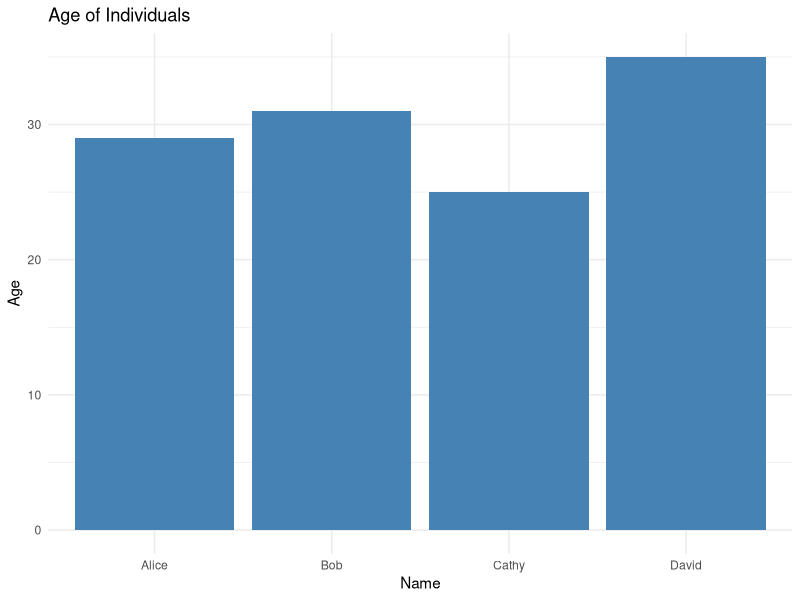

Write R code to recreate this figure.
# Load necessary library
install.packages("ggplot2")
library(ggplot2)

# Create a simple data frame
data <- data.frame(
  ID = 1:4,
  Name = c("Alice", "Bob", "Cathy", "David"),
  Age = c(29, 31, 25, 35)
)

# Print the data frame
print("Original Data Frame:")
print(data)

# Select specific columns
selected_data <- data[, c("Name", "Age")]
print("Selected Columns (Name and Age):")
print(selected_data)

# Filter rows where Age is greater than 30
filtered_data <- subset(data, Age > 30)
print("Filtered Rows (Age > 30):")
print(filtered_data)

# Group by Age and count the number of occurrences
age_counts <- aggregate(ID ~ Age, data, length)
names(age_counts)[2] <- "Count"
print("Age Group Counts:")
print(age_counts)

# Create a simple plot using ggplot2
ggplot(data, aes(x = Name, y = Age)) +
  geom_bar(stat = "identity", fill = "steelblue") +
  labs(title = "Age of Individuals", x = "Name", y = "Age") +
  theme_minimal()
